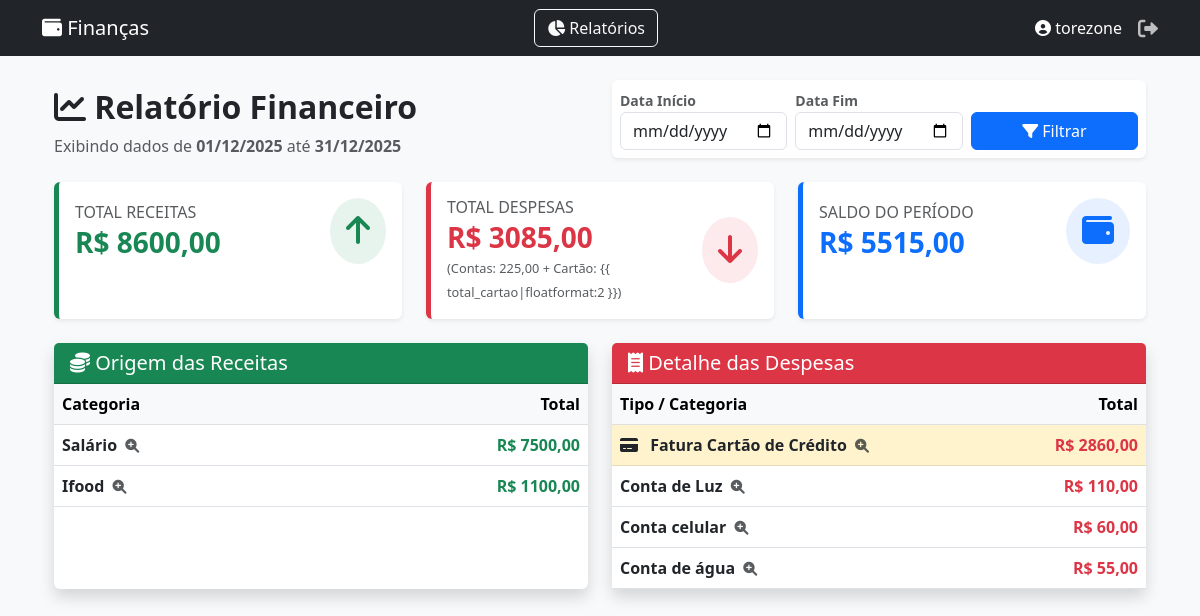
The app's page /relatorio/ (signed in) with its own data.
### core/models.py (models this page shows, shortened)
class Categoria(models.Model):
    TIPO_CHOICES = (
        ('R', 'Receita'),
        ('D', 'Despesa'),
    )
    usuario = models.ForeignKey(User, on_delete=models.CASCADE, null=True, blank=True)
    nome = models.CharField(max_length=50)
    tipo = models.CharField(max_length=1, choices=TIPO_CHOICES)

### core/views.py (the view)
# urls.py: path('relatorio/', views.relatorio_financeiro, name='relatorio'),
@login_required
def relatorio_financeiro(request):
    import calendar
    hoje = date.today()
    ultimo_dia_mes = calendar.monthrange(hoje.year, hoje.month)[1]
    data_inicio = hoje.replace(day=1)
    data_fim = hoje.replace(day=ultimo_dia_mes)
    form = RelatorioFiltroForm(request.GET or None)
    if form.is_valid():
        if form.cleaned_data['data_inicio']:
            data_inicio = form.cleaned_data['data_inicio']
        if form.cleaned_data['data_fim']:
            data_fim = form.cleaned_data['data_fim']
    receitas = Transacao.objects.filter(
        usuario=request.user,  # <--- SEGURANÇA: Só do usuário logado
        categoria__tipo='R',
        data__range=[data_inicio, data_fim]
    ).values('categoria__nome', 'categoria__id').annotate(total=Sum('valor')).order_by('-total')
    total_receitas = Transacao.objects.filter(
        usuario=request.user, # <--- SEGURANÇA
        categoria__tipo='R',
        data__range=[data_inicio, data_fim]
    ).aggregate(Sum('valor'))['valor__sum'] or 0
    despesas_conta = Transacao.objects.filter(
        usuario=request.user, # <--- SEGURANÇA
        categoria__tipo='D',
        data__range=[data_inicio, data_fim]
    ).values('categoria__nome', 'categoria__id').annotate(total=Sum('valor')).order_by('-total')
    total_despesas_conta = Transacao.objects.filter(
        usuario=request.user, # <--- SEGURANÇA
        categoria__tipo='D',
        data__range=[data_inicio, data_fim]
    ).aggregate(Sum('valor'))['valor__sum'] or 0
    gastos_cartao = CompraCartao.objects.filter(
        cartao__usuario=request.user, # <--- SEGURANÇA
        data_compra__range=[data_inicio, data_fim]
    ).aggregate(Sum('valor'))['valor__sum'] or 0
    total_despesas_geral = total_despesas_conta + gastos_cartao
    saldo = total_receitas - total_despesas_geral
    context = {
        'form': form,
        'receitas': receitas,
        'despesas_conta': despesas_conta,
        'total_receitas': total_receitas,
        'total_despesas_conta': total_despesas_conta,
        'total_cartao': gastos_cartao,
        'total_despesas_geral': total_despesas_geral,
        'saldo': saldo,
        'data_inicio': data_inicio,
        'data_fim': data_fim,
    }
    return render(request, 'core/relatorio.html', context)

### core/forms.py
class RelatorioFiltroForm(forms.Form):
    data_inicio = forms.DateField(
        required=False,
        widget=forms.DateInput(attrs={'type': 'date', 'class': 'form-control'}),
        label="Data Início"
    )
    data_fim = forms.DateField(
        required=False,
        widget=forms.DateInput(attrs={'type': 'date', 'class': 'form-control'}),
        label="Data Fim"
    )

### core/templates/core/relatorio.html (shortened to what this page needs)
{% extends 'core/base.html' %} {% load static %} {% block content %}
<div class="container-fluid">
  <div class="row mb-4 align-items-end">
    <div class="col-md-6">
      <h2 class="fw-bold text-dark">
        <i class="fas fa-chart-line"></i> Relatório Financeiro
      </h2>
      <p class="text-muted mb-0">
        Exibindo dados de <strong>{{ data_inicio|date:"d/m/Y" }}</strong> até
        <strong>{{ data_fim|date:"d/m/Y" }}</strong>
      </p>
    </div>
    <div class="col-md-6">
      <div class="card shadow-sm border-0">
        <div class="card-body p-2">
          <form method="get" class="row g-2 align-items-end">
            <div class="col-4">
              <label class="small fw-bold text-muted">Data Início</label>
              {{ form.data_inicio }}
            </div>
            <div class="col-4">
              <label class="small fw-bold text-muted">Data Fim</label>
              {{ form.data_fim }}
            </div>
            <div class="col-4">
              <button type="submit" class="btn btn-primary w-100">
                <i class="fas fa-filter"></i> Filtrar
              </button>
            </div>
          </form>
        </div>
      </div>
    </div>
  </div>
  <div class="row mb-4">
    <div class="col-md-4">
      <div
        class="card border-0 shadow-sm h-100"
        style="border-left: 5px solid #198754 !important"
      >
        <div class="card-body">
          <div class="d-flex justify-content-between align-items-center">
            <div>
              <h6 class="text-uppercase text-muted mb-1">Total Receitas</h6>
              <h3 class="fw-bold text-success mb-0">
                R$ {{ total_receitas|floatformat:2 }}
              </h3>
            </div>
            <div class="bg-success bg-opacity-10 p-3 rounded-circle">
              <i class="fas fa-arrow-up text-success fa-2x"></i>
            </div>
          </div>
        </div>
      </div>
    </div>
    <div class="col-md-4">
      <div
        class="card border-0 shadow-sm h-100"
        style="border-left: 5px solid #dc3545 !important"
      >
        <div class="card-body">
          <div class="d-flex justify-content-between align-items-center">
            <div>
              <h6 class="text-uppercase text-muted mb-1">Total Despesas</h6>
              <h3 class="fw-bold text-danger mb-0">
                R$ {{ total_despesas_geral|floatformat:2 }}
              </h3>
              <small class="text-muted" style="font-size: 0.8rem">
                (Contas: {{ total_despesas_conta|floatformat:2 }} + Cartão: {{
                total_cartao|floatformat:2 }})
              </small>
            </div>
            <div class="bg-danger bg-opacity-10 p-3 rounded-circle">
              <i class="fas fa-arrow-down text-danger fa-2x"></i>
            </div>
          </div>
        </div>
      </div>
    </div>
    <div class="col-md-4">
      <div
        class="card border-0 shadow-sm h-100"
        style="border-left: 5px solid #0d6efd !important"
      >
        <div class="card-body">
          <div class="d-flex justify-content-between align-items-center">
            <div>
              <h6 class="text-uppercase text-muted mb-1">Saldo do Período</h6>
              {% if saldo < 0 %}
              <h3 class="fw-bold text-danger mb-0">
                R$ {{ saldo|floatformat:2 }}
              </h3>
              {% else %}
              <h3 class="fw-bold text-primary mb-0">
                R$ {{ saldo|floatformat:2 }}
              </h3>
              {% endif %}
            </div>
            <div class="bg-primary bg-opacity-10 p-3 rounded-circle">
              <i class="fas fa-wallet text-primary fa-2x"></i>
            </div>
          </div>
        </div>
      </div>
    </div>
  </div>
  <div class="row">
    <div class="col-md-6 mb-4">
      <div class="card shadow border-0 h-100">
        <div class="card-header bg-success text-white">
          <h5 class="mb-0"><i class="fas fa-coins"></i> Origem das Receitas</h5>
        </div>
        <div class="card-body p-0">
          {% if receitas %}
          <div class="table-responsive">
            <table class="table table-hover align-middle mb-0">
              <thead class="table-light">
                <tr>
                  <th>Categoria</th>
                  <th class="text-end">Total</th>
                </tr>
              </thead>
              <tbody>
                {% for item in receitas %}
                <tr>
                  <td>
                    <a
                      href="{% url 'relatorio_detalhe' item.categoria__id %}?data_inicio={{ data_inicio|date:'Y-m-d' }}&data_fim={{ data_fim|date:'Y-m-d' }}"
                      class="text-decoration-none fw-bold text-dark"
                    >
                      {{ item.categoria__nome }}
                      <i class="fas fa-search-plus small text-muted ms-1"></i>
                    </a>
                  </td>
                  <td class="text-end fw-bold text-success">
                    R$ {{ item.total|floatformat:2 }}
                  </td>
                </tr>
                {% endfor %}
              </tbody>
            </table>
          </div>
          {% else %}
          <div class="p-4 text-center text-muted">
            <i class="fas fa-search mb-2 fa-2x"></i>
            <p>Nenhuma receita encontrada neste período.</p>
          </div>
          {% endif %}
        </div>
      </div>
    </div>
    <div class="col-md-6 mb-4">
      <div class="card shadow border-0 h-100">
        <div class="card-header bg-danger text-white">
          <h5 class="mb-0">
            <i class="fas fa-receipt"></i> Detalhe das Despesas
          </h5>
        </div>
        <div class="card-body p-0">
          <div class="table-responsive">
            <table class="table table-hover align-middle mb-0">
              <thead class="table-light">
                <tr>
                  <th>Tipo / Categoria</th>
                  <th class="text-end">Total</th>
                </tr>
              </thead>
              <tbody>
                {% if total_cartao > 0 %}
                <tr class="table-warning">
                  <td>
                    <a
                      href="{% url 'relatorio_detalhe_cartao' %}?data_inicio={{ data_inicio|date:'Y-m-d' }}&data_fim={{ data_fim|date:'Y-m-d' }}"
                      class="text-decoration-none fw-bold text-dark"
                    >
                      <i class="fas fa-credit-card me-2"></i> Fatura Cartão de
                      Crédito
                      <i class="fas fa-search-plus small text-muted ms-1"></i>
                    </a>
                  </td>
                  <td class="text-end fw-bold text-danger">
                    R$ {{ total_cartao|floatformat:2 }}
                  </td>
                </tr>
                {% endif %} {% for item in despesas_conta %}
                <tr>
                  <td>
                    <a
                      href="{% url 'relatorio_detalhe' item.categoria__id %}?data_inicio={{ data_inicio|date:'Y-m-d' }}&data_fim={{ data_fim|date:'Y-m-d' }}"
                      class="text-decoration-none fw-bold text-dark"
                    >
                      {{ item.categoria__nome }}
                      <i class="fas fa-search-plus small text-muted ms-1"></i>
                    </a>
                  </td>
                  <td class="text-end fw-bold text-danger">
                    R$ {{ item.total|floatformat:2 }}
                  </td>
                </tr>
                {% endfor %}
              </tbody>
            </table>
          </div>
        </div>
      </div>
    </div>
  </div>
</div>
{% endblock %}

### core/templates/core/base.html (shortened to what this page needs)
<!DOCTYPE html>
<html lang="pt-br">
  <head>
    <link
      href="https://cdn.jsdelivr.net/npm/bootstrap@5.3.0/dist/css/bootstrap.min.css"
      rel="stylesheet"
    />
    <link
      rel="stylesheet"
      href="https://cdnjs.cloudflare.com/ajax/libs/font-awesome/6.0.0/css/all.min.css"
    />
  </head>
  <body>
    <nav class="navbar navbar-dark bg-dark mb-4">
      <div class="container d-flex justify-content-between align-items-center">
        <a class="navbar-brand" href="/">
          <i class="fas fa-wallet"></i> Finanças
        </a>
        <a href="{% url 'relatorio' %}" class="btn btn-outline-light me-2">
            <i class="fas fa-chart-pie"></i> Relatórios
          </a>
        <div class="d-flex align-items-center text-white">
          {% if user.is_authenticated %}
          <span class="me-3">
            <i class="fas fa-user-circle"></i> {{ user.username }}
          </span>
          <form action="{% url 'logout' %}" method="post" class="d-inline">
            <button type="submit" class="btn-logout" title="Sair">
              <i class="fas fa-sign-out-alt fa-lg"></i>
            </button>
          </form>
          {% else %}
          <a href="{% url 'login' %}" class="btn btn-outline-light btn-sm"
            >Entrar</a
          >
          {% endif %}
        </div>
      </div>
    </nav>
    <div class="container">{% block content %} {% endblock %}</div>
  </body>
</html>

### core/templates/core/base.html (style rules this page uses)
body { background-color: #f8f9fa; }
.btn-logout { background: none; border: none; color: rgba(255, 255, 255, 0.7); padding: 0; }

### records on screen
Categoria: categoria__nome "Conta de Luz", total "110,00"
Categoria: categoria__nome "Conta celular", total "60,00"
Categoria: categoria__nome "Conta de água", total "55,00"

### other values on screen
{{ user.username }} "torezone"
{{ data_inicio|date:"d/m/Y" }} "01/12/2025"
{{ data_fim|date:"d/m/Y" }} "31/12/2025"
{{ total_receitas|floatformat:2 }} "8600,00"
{{ total_despesas_geral|floatformat:2 }} "3085,00"
{{ total_despesas_conta|floatformat:2 }} "225,00"
{{ saldo|floatformat:2 }} "5515,00"
{{ item.categoria__nome }} "Salário" "Ifood"
{{ item.total|floatformat:2 }} "7500,00" "1100,00"
{{ total_cartao|floatformat:2 }} "2860,00"
